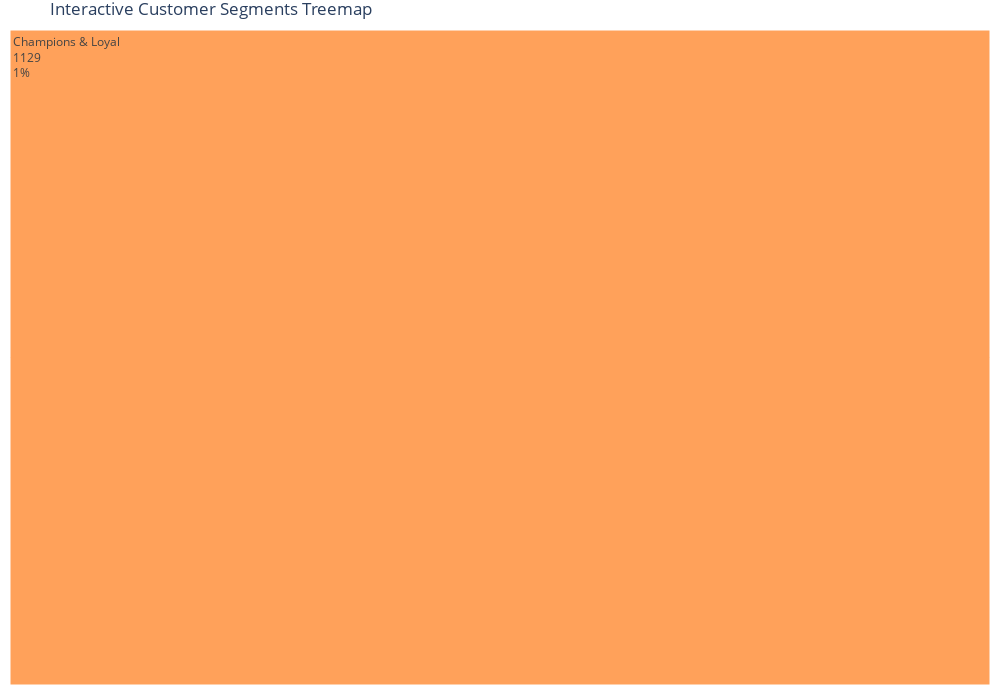

Here is the notebook cell this chart was saved with:
### Code cell
fig.show()

### Figure 1 — Plotly figure (JSON) as saved in the notebook; plotly's stock layout.template omitted (floating-point values rounded to 4 significant figures)
{"data": [{"branchvalues": "total", "domain": {"x": [0, 1], "y": [0, 1]}, "hovertemplate": "labels=%{label}<br>customers_number=%{value}<br>parent=%{parent}<br>id=%{id}<extra></extra>", "ids": ["Champions & Loyal", "Lost customers", "Need Attention", "Newcomers", "Potential champions"], "labels": ["Champions & Loyal", "Lost customers", "Need Attention", "Newcomers", "Potential champions"], "level": "Champions & Loyal", "name": "", "parents": ["", "", "", "", ""], "textinfo": "label+value+percent parent", "type": "treemap", "values": [1129, 52973, 14355, 15247, 8375]}], "layout": {"height": 700, "legend": {"tracegroupgap": 0}, "margin": {"b": 15, "l": 10, "r": 10, "t": 30}, "title": {"text": "Interactive Customer Segments Treemap"}, "width": 1000}}
